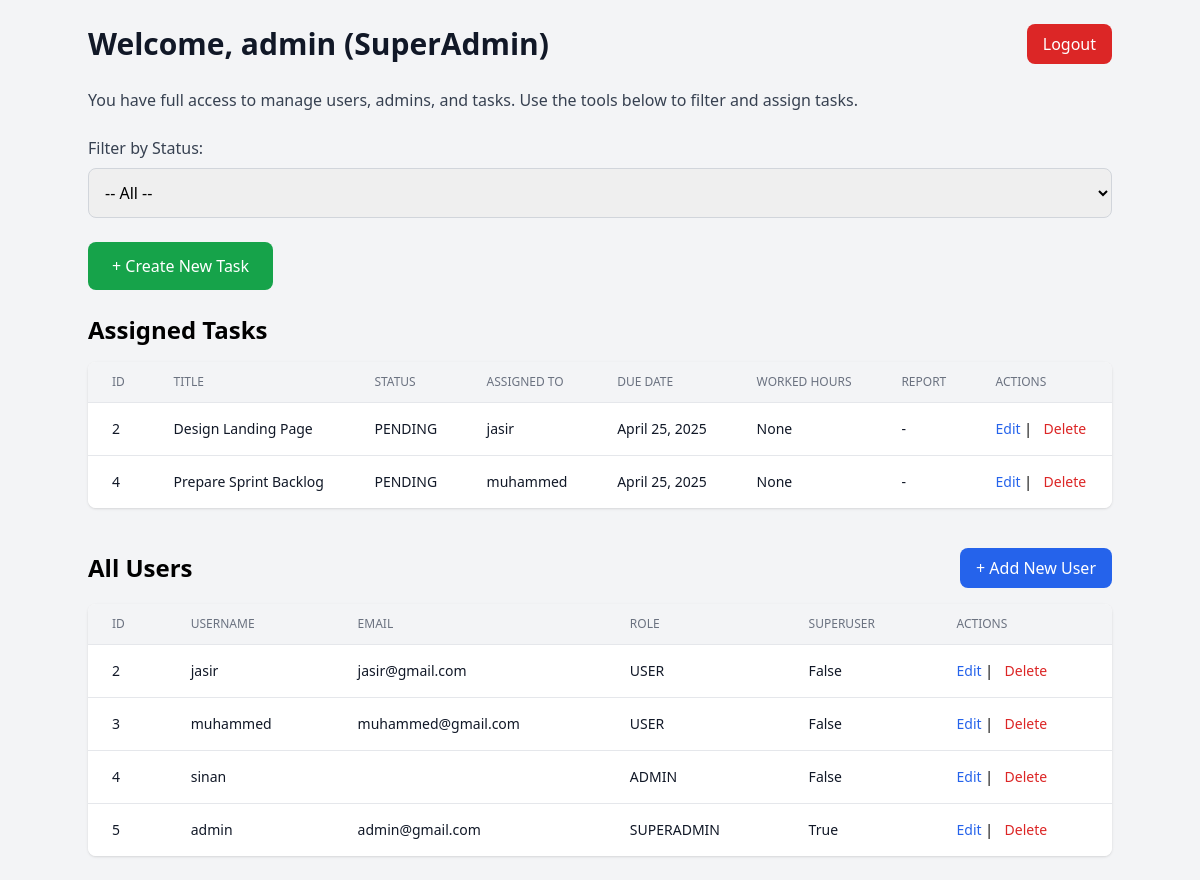
The app's page /tasks/dashboard/superadmin/ (signed in), older data.
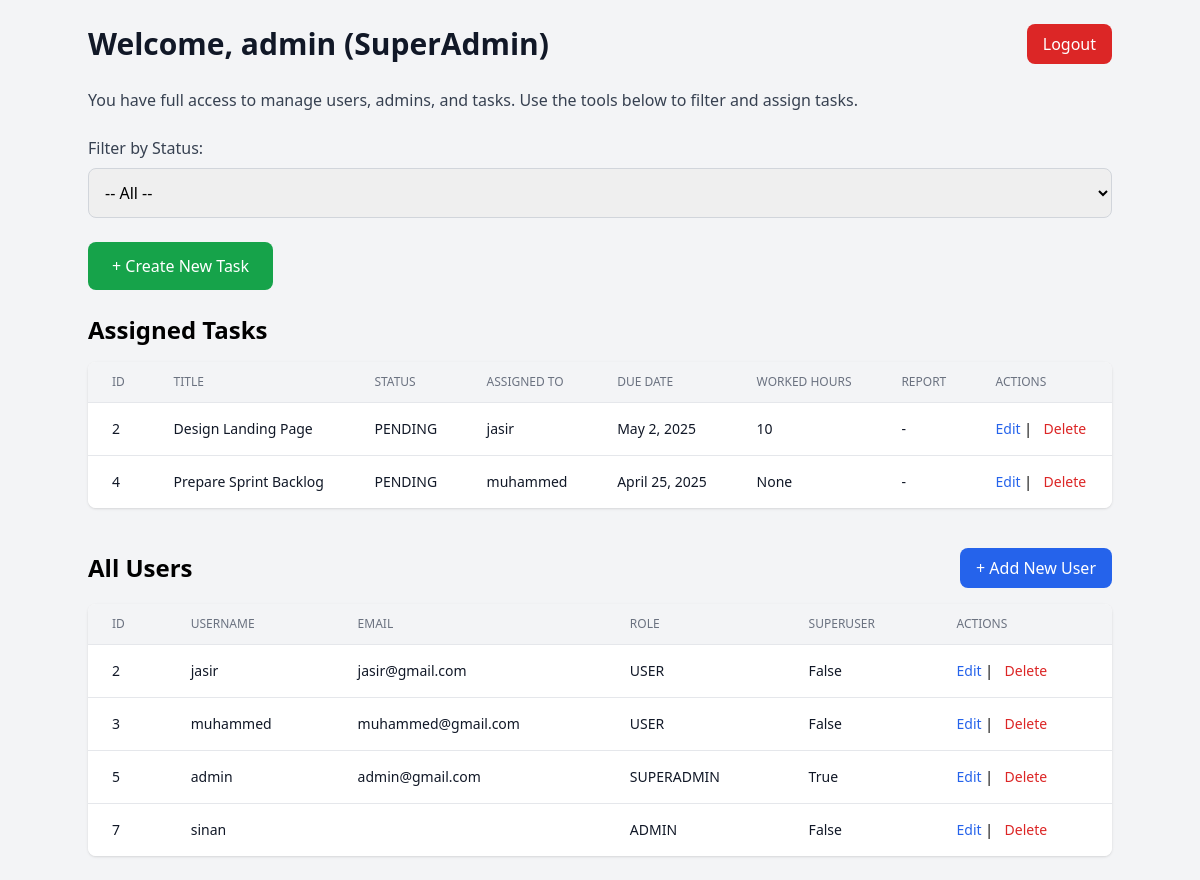
The same page, newer data.
### tasks/models.py (models this page shows, shortened)
class Task(models.Model):
    STATUS_CHOICES = (
        ('PENDING', 'Pending'),
        ('IN_PROGRESS', 'In Progress'),
        ('COMPLETED', 'Completed'),
    )
    title = models.CharField(max_length=255)
    description = models.TextField()
    assigned_to = models.ForeignKey(
        settings.AUTH_USER_MODEL, related_name='tasks', on_delete=models.CASCADE,
        limit_choices_to={'role': 'USER'}
    )
    due_date = models.DateField()
    status = models.CharField(max_length=20, choices=STATUS_CHOICES, default='PENDING')
    completion_report = models.TextField(blank=True, null=True)
    worked_hours = models.PositiveIntegerField(blank=True, null=True)
    created_at = models.DateTimeField(auto_now_add=True)

### users/models.py (models this page shows, shortened)
class CustomUser(AbstractUser):
    ROLE_CHOICES = (
        ('SUPERADMIN', 'Super Admin'),
        ('ADMIN', 'Admin'),
        ('USER', 'User'),
    )
    role = models.CharField(max_length=20, choices=ROLE_CHOICES, default='USER')

### tasks/views.py (the view)
# urls.py: path("dashboard/superadmin/", superadmin_dashboard, name="superadmin-dashboard"),
@login_required
def superadmin_dashboard(request):
    if not request.user.is_superuser:
        logout(request)
        return render(request, "not_authorized.html")
    status_filter = request.GET.get('status')
    tasks = Task.objects.filter(status=status_filter) if status_filter else Task.objects.all()
    form = TaskForm(request.POST or None)
    print(request.POST,'users',form.is_valid(),form.errors )
    if request.method == "POST" and form.is_valid():
        form.save()
        return redirect("superadmin-dashboard")
    return render(request, "dashboard_superadmin.html", {
        "tasks": tasks,
        "form": form,
        "users": CustomUser.objects.all()
    })

### tasks/forms.py
class TaskForm(forms.ModelForm):
    class Meta:
        model = Task
        fields = ['title', 'description', 'assigned_to', 'due_date', 'status', 'completion_report', 'worked_hours']
        widgets = {
            'due_date': forms.DateInput(attrs={'type': 'date'}),
            'description': forms.Textarea(attrs={'rows': 3}),
            'completion_report': forms.Textarea(attrs={'rows': 3}),
        }

### templates/dashboard_superadmin.html (shortened to what the changed rows need)
<!DOCTYPE html>
<html lang="en">
<head>
  <script src="https://cdn.tailwindcss.com"></script>
</head>
<body class="font-sans bg-gray-100 p-6">
  <div class="container mx-auto">
    <div class="flex justify-between items-center mb-6">
      <h1 class="text-3xl font-bold text-gray-900">Welcome, {{ request.user.username }} (SuperAdmin)</h1>
      <form method="post" action="{% url 'logout' %}">
        <button type="submit" class="bg-red-600 hover:bg-red-700 text-white px-4 py-2 rounded-lg">
        </button>
      </form>
    </div>
    <h2 class="text-2xl font-semibold mb-4">Assigned Tasks</h2>
    {% if tasks %}
    <div class="overflow-x-auto bg-white rounded-lg shadow mb-10">
      <table class="min-w-full divide-y divide-gray-200">
        <thead class="bg-gray-100">
          <tr>
            <th class="px-6 py-3 text-left text-xs font-medium text-gray-500 uppercase">ID</th>
            <th class="px-6 py-3 text-left text-xs font-medium text-gray-500 uppercase">Title</th>
            <th class="px-6 py-3 text-left text-xs font-medium text-gray-500 uppercase">Status</th>
            <th class="px-6 py-3 text-left text-xs font-medium text-gray-500 uppercase">Assigned To</th>
            <th class="px-6 py-3 text-left text-xs font-medium text-gray-500 uppercase">Due Date</th>
            <th class="px-6 py-3 text-left text-xs font-medium text-gray-500 uppercase">Worked Hours</th>
            <th class="px-6 py-3 text-left text-xs font-medium text-gray-500 uppercase">Report</th>
            <th class="px-6 py-3 text-left text-xs font-medium text-gray-500 uppercase">Actions</th>
          </tr>
        </thead>
        <tbody class="bg-white divide-y divide-gray-200">
          {% for task in tasks %}
            <tr class="hover:bg-gray-50">
              <td class="px-6 py-4 text-sm text-gray-900">{{ task.id }}</td>
              <td class="px-6 py-4 text-sm text-gray-900">{{ task.title }}</td>
              <td class="px-6 py-4 text-sm text-gray-900">{{ task.status }}</td>
              <td class="px-6 py-4 text-sm text-gray-900">{{ task.assigned_to.username }}</td>
              <td class="px-6 py-4 text-sm text-gray-900">{{ task.due_date }}</td>
              <td class="px-6 py-4 text-sm text-gray-900">{{ task.worked_hours }}</td>
              <td class="px-6 py-4 text-sm text-gray-900">{{ task.completion_report|default:"-" }}</td>
              <td class="px-6 py-4 text-sm space-x-2">
                <a href="{% url 'edit-task' task.id 'superadmin' %}" class="text-blue-600 hover:underline">Edit</a> |
                <a href="{% url 'delete-task' task.id 'superadmin' %}" class="text-red-600 hover:underline" onclick="return confirm('Are you sure you want to delete this task?')">Delete</a>
              </td>
            </tr>
          {% endfor %}
        </tbody>
      </table>
    </div>
    {% else %}
      <p class="text-gray-600">No tasks available.</p>
    {% endif %}
    <div class="flex justify-between items-center mb-4">
      <h2 class="text-2xl font-semibold">All Users</h2>
    </div>
    {% if users %}
    <div class="overflow-x-auto bg-white rounded-lg shadow">
      <table class="min-w-full divide-y divide-gray-200">
        <thead class="bg-gray-100">
          <tr>
            <th class="px-6 py-3 text-left text-xs font-medium text-gray-500 uppercase">ID</th>
            <th class="px-6 py-3 text-left text-xs font-medium text-gray-500 uppercase">Username</th>
            <th class="px-6 py-3 text-left text-xs font-medium text-gray-500 uppercase">Email</th>
            <th class="px-6 py-3 text-left text-xs font-medium text-gray-500 uppercase">Role</th>
            <th class="px-6 py-3 text-left text-xs font-medium text-gray-500 uppercase">Superuser</th>
            <th class="px-6 py-3 text-left text-xs font-medium text-gray-500 uppercase">Actions</th>
          </tr>
        </thead>
        <tbody class="bg-white divide-y divide-gray-200">
          {% for user in users %}
          <tr class="hover:bg-gray-50">
            <td class="px-6 py-4 text-sm text-gray-900">{{ user.id }}</td>
            <td class="px-6 py-4 text-sm text-gray-900">{{ user.username }}</td>
            <td class="px-6 py-4 text-sm text-gray-900">{{ user.email }}</td>
            <td class="px-6 py-4 text-sm text-gray-900">{{ user.role }}</td>
            <td class="px-6 py-4 text-sm text-gray-900">{{ user.is_superuser }}</td>
            <td class="px-6 py-4 text-sm space-x-2">
              <a href="{% url 'edit-user' user.id %}" class="text-blue-600 hover:underline">Edit</a> |
              <a href="{% url 'delete-user' user.id %}" class="text-red-600 hover:underline" onclick="return confirm('Are you sure you want to delete this user?')">Delete</a>
            </td>
          </tr>
          {% endfor %}
        </tbody>
      </table>
    </div>
    {% else %}
      <p class="text-gray-600">No users found.</p>
    {% endif %}
  </div>
</body>
</html>

Row changes from the older to the newer data that the page shows:
removed CustomUser: id "4", username "sinan", role "ADMIN", is_superuser "False"
changed Task "Design Landing Page": due_date "April 25, 2025" → "May 2, 2025"; worked_hours "None" → "10"
added CustomUser: id "7", username "sinan", role "ADMIN", is_superuser "False"
